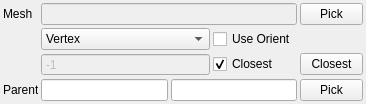
<?xml version="1.0" encoding="UTF-8"?>
<ui version="4.0">
 <class>Form</class>
 <widget class="QWidget" name="Form">
  <property name="geometry">
   <rect>
    <x>0</x>
    <y>0</y>
    <width>366</width>
    <height>104</height>
   </rect>
  </property>
  <property name="windowTitle">
   <string>Form</string>
  </property>
  <layout class="QGridLayout" name="gridLayout">
   <property name="margin">
    <number>3</number>
   </property>
   <property name="spacing">
    <number>3</number>
   </property>
   <item row="0" column="1" colspan="2">
    <widget class="QLineEdit" name="uiMesh">
     <property name="enabled">
      <bool>false</bool>
     </property>
     <property name="sizePolicy">
      <sizepolicy hsizetype="MinimumExpanding" vsizetype="Fixed">
       <horstretch>0</horstretch>
       <verstretch>0</verstretch>
      </sizepolicy>
     </property>
    </widget>
   </item>
   <item row="2" column="1">
    <widget class="QComboBox" name="uiComponentType">
     <item>
      <property name="text">
       <string>Vertex</string>
      </property>
     </item>
     <item>
      <property name="text">
       <string>Edge</string>
      </property>
     </item>
     <item>
      <property name="text">
       <string>Face</string>
      </property>
     </item>
    </widget>
   </item>
   <item row="3" column="1">
    <widget class="QSpinBox" name="uiComponentIndex">
     <property name="enabled">
      <bool>false</bool>
     </property>
     <property name="sizePolicy">
      <sizepolicy hsizetype="MinimumExpanding" vsizetype="Fixed">
       <horstretch>0</horstretch>
       <verstretch>0</verstretch>
      </sizepolicy>
     </property>
     <property name="buttonSymbols">
      <enum>QAbstractSpinBox::NoButtons</enum>
     </property>
     <property name="minimum">
      <number>-1</number>
     </property>
     <property name="maximum">
      <number>999999999</number>
     </property>
     <property name="singleStep">
      <number>1</number>
     </property>
     <property name="value">
      <number>-1</number>
     </property>
    </widget>
   </item>
   <item row="3" column="2">
    <widget class="QCheckBox" name="uiUseClosestCHK">
     <property name="text">
      <string>Closest</string>
     </property>
     <property name="checked">
      <bool>true</bool>
     </property>
    </widget>
   </item>
   <item row="4" column="4">
    <widget class="QPushButton" name="uiPickParentBTN">
     <property name="sizePolicy">
      <sizepolicy hsizetype="Fixed" vsizetype="Fixed">
       <horstretch>0</horstretch>
       <verstretch>0</verstretch>
      </sizepolicy>
     </property>
     <property name="minimumSize">
      <size>
       <width>63</width>
       <height>0</height>
      </size>
     </property>
     <property name="maximumSize">
      <size>
       <width>63</width>
       <height>16777215</height>
      </size>
     </property>
     <property name="text">
      <string>Pick</string>
     </property>
    </widget>
   </item>
   <item row="4" column="0">
    <widget class="QLabel" name="label_4">
     <property name="sizePolicy">
      <sizepolicy hsizetype="Fixed" vsizetype="Preferred">
       <horstretch>0</horstretch>
       <verstretch>0</verstretch>
      </sizepolicy>
     </property>
     <property name="minimumSize">
      <size>
       <width>35</width>
       <height>0</height>
      </size>
     </property>
     <property name="maximumSize">
      <size>
       <width>35</width>
       <height>16777215</height>
      </size>
     </property>
     <property name="text">
      <string>Parent</string>
     </property>
    </widget>
   </item>
   <item row="0" column="0">
    <widget class="QLabel" name="label_3">
     <property name="sizePolicy">
      <sizepolicy hsizetype="Fixed" vsizetype="Preferred">
       <horstretch>0</horstretch>
       <verstretch>0</verstretch>
      </sizepolicy>
     </property>
     <property name="minimumSize">
      <size>
       <width>35</width>
       <height>0</height>
      </size>
     </property>
     <property name="maximumSize">
      <size>
       <width>35</width>
       <height>16777215</height>
      </size>
     </property>
     <property name="text">
      <string>Mesh</string>
     </property>
    </widget>
   </item>
   <item row="0" column="4">
    <widget class="QPushButton" name="uiPickBTN">
     <property name="sizePolicy">
      <sizepolicy hsizetype="Fixed" vsizetype="Fixed">
       <horstretch>0</horstretch>
       <verstretch>0</verstretch>
      </sizepolicy>
     </property>
     <property name="minimumSize">
      <size>
       <width>63</width>
       <height>0</height>
      </size>
     </property>
     <property name="maximumSize">
      <size>
       <width>63</width>
       <height>16777215</height>
      </size>
     </property>
     <property name="text">
      <string>Pick</string>
     </property>
    </widget>
   </item>
   <item row="2" column="2">
    <widget class="QCheckBox" name="uiUseOrientation">
     <property name="text">
      <string>Use Orient</string>
     </property>
    </widget>
   </item>
   <item row="3" column="4">
    <widget class="QPushButton" name="uiClosestBTN">
     <property name="sizePolicy">
      <sizepolicy hsizetype="Fixed" vsizetype="Fixed">
       <horstretch>0</horstretch>
       <verstretch>0</verstretch>
      </sizepolicy>
     </property>
     <property name="minimumSize">
      <size>
       <width>63</width>
       <height>0</height>
      </size>
     </property>
     <property name="maximumSize">
      <size>
       <width>63</width>
       <height>16777215</height>
      </size>
     </property>
     <property name="text">
      <string>Closest</string>
     </property>
    </widget>
   </item>
   <item row="4" column="1" colspan="2">
    <layout class="QHBoxLayout" name="horizontalLayout">
     <property name="spacing">
      <number>3</number>
     </property>
     <item>
      <widget class="QLineEdit" name="uiKey">
       <property name="enabled">
        <bool>true</bool>
       </property>
      </widget>
     </item>
     <item>
      <widget class="QLineEdit" name="uiSlot"/>
     </item>
    </layout>
   </item>
  </layout>
 </widget>
 <resources/>
 <connections/>
</ui>
